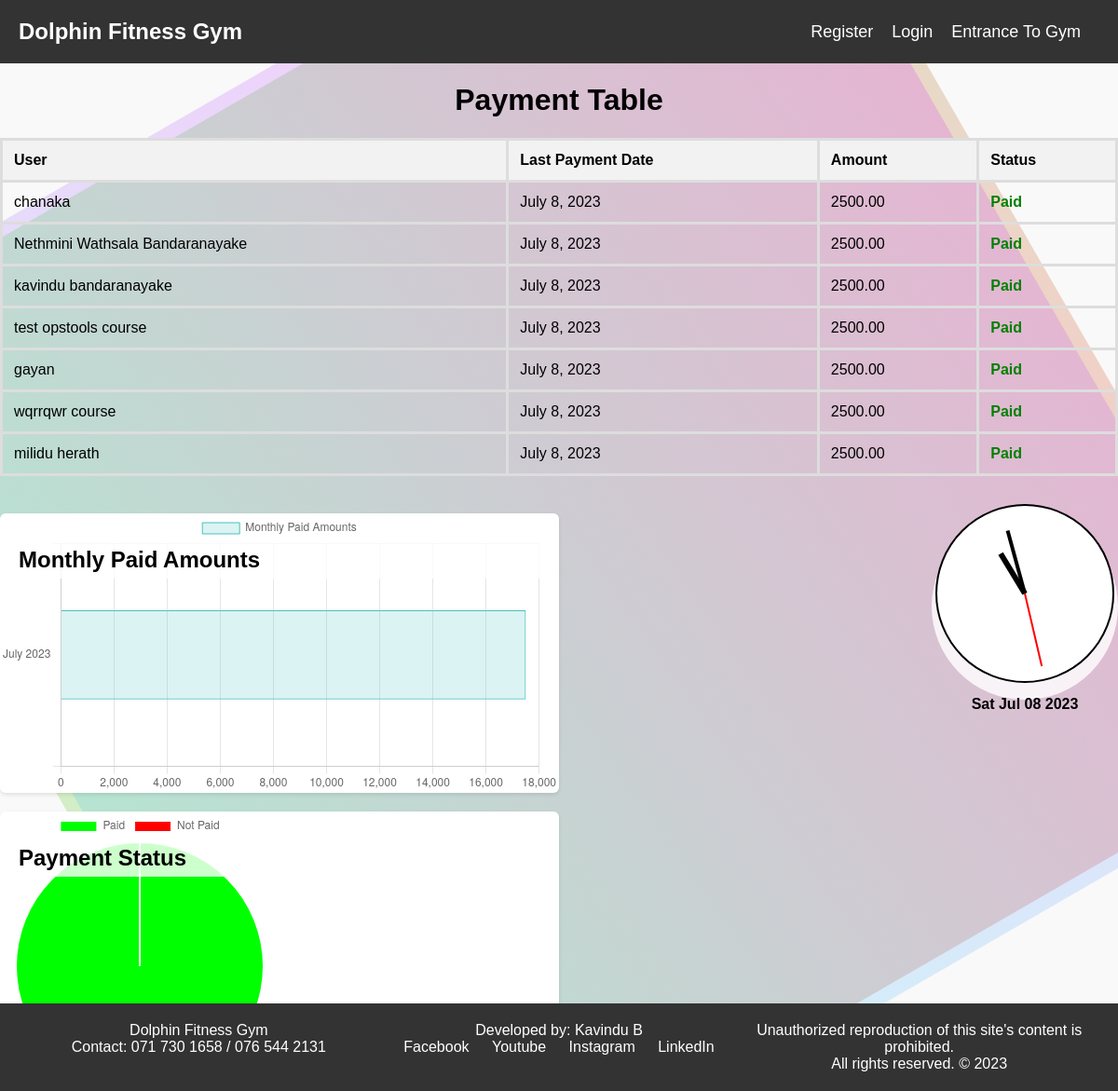
The app's page /payment_table/ with its own data.
### staff_auth_app/authentication/models.py (models this page shows, shortened)
class Payment(models.Model):
    user = models.ForeignKey(CustomUser, on_delete=models.CASCADE, to_field='username')
    payment_date = models.DateField()
    amount = models.DecimalField(max_digits=8, decimal_places=2)

class CustomUser(AbstractUser):
    name = models.CharField(max_length=255)
    birthday = models.DateField()
    username = models.CharField(max_length=255, unique=True)
    phone_number = models.CharField(max_length=20, blank=True, null=True)  # Added phone_number field
    groups = models.ManyToManyField(Group, related_name='customuser_set')
    user_permissions = models.ManyToManyField(Permission, related_name='customuser_set')

### staff_auth_app/authentication/views.py (the view)
# urls.py: path('payment_table/', views.payment_table, name='payment_table'),
def payment_table(request):
    payments = Payment.objects.select_related('user')
    current_date = date.today()
    start_date = current_date.replace(day=1)
    monthly_paid_amounts = []
    notPaid =0
    paid =0
    for payment in payments:
        if payment.payment_date < current_date - timedelta(days=30):
            payment.status = 'Not Paid'
            notPaid += 1
        else:
            payment.status = 'Paid'
            paid += 1
    monthly_paid_amounts = (
        Payment.objects
        .filter(payment_date__lte=current_date)  # Filter payments on or before current date
        .annotate(month=TruncMonth('payment_date'))  # Extract month from payment date
        .values('month')
        .annotate(total_amount=Sum('amount'))  # Calculate total amount for each month
        .order_by('month')
    )
    return render(request, 'payment_table.html', {'payments': payments,'notPaid':notPaid,'paid':paid,'monthly_paid_amounts': monthly_paid_amounts})

### staff_auth_app/authentication/templates/payment_table.html (shortened to what this page needs)
{% extends 'base.html' %}
{% load static %}
{% block content %}
<head>
</head>
<body>
    <h1>Payment Table</h1>
    <table>
        <thead>
            <tr>
                <th>User</th>
                <th>Last Payment Date</th>
                <th>Amount</th>
                <th>Status</th>
            </tr>
        </thead>
        <tbody>
            {% for payment in payments %}
                <tr>
                    <td>{{ payment.user.name }}</td>
                    <td>{{ payment.payment_date }}</td>
                    <td>{{ payment.amount }}</td>
                    <td class="{% if payment.status == 'Paid' %}paid{% else %}not-paid{% endif %}">
                        {% if payment.status == 'Paid' %}
                            Paid
                        {% else %}
                            Not Paid
                        {% endif %}
                    </td>
                </tr>
            {% endfor %}
        </tbody>
    </table>
    <div class="charts-container">
        <div class="chart-container">
            <h2 class="chart-name">Monthly Paid Amounts</h2>
            <canvas id="monthly-paid-chart"></canvas>
        </div>
        <div id="clock-widget">
            <canvas id="clock-canvas" width="200" height="200"></canvas>
            <div id="current-date"></div>
          </div>
        <div class="chart-container">
            <h2 class="chart-name">Payment Status</h2>
            <canvas id="payment-chart"></canvas>
        </div>
    </div>
    <script>
        // Monthly Paid Amounts Chart
        var monthlyPaidCtx = document.getElementById('monthly-paid-chart').getContext('2d');
        var monthlyPaidLabels = [];
        var monthlyPaidAmounts = [];
        {% for month_paid in monthly_paid_amounts %}
            monthlyPaidLabels.push('{{ month_paid.month|date:"F Y" }}');
            monthlyPaidAmounts.push('{{ month_paid.total_amount }}');
        {% endfor %}
        var monthlyPaidChart = new Chart(monthlyPaidCtx, {
            type: 'bar',
            data: {
                labels: monthlyPaidLabels,
                datasets: [{
                    label: 'Monthly Paid Amounts',
                    data: monthlyPaidAmounts,
                    backgroundColor: 'rgba(75, 192, 192, 0.2)',
                    borderColor: 'rgba(75, 192, 192, 1)',
                    borderWidth: 1
                }]
            },
            options: {
                scales: {
                    y: {
                        beginAtZero: true
                    }
                },
                indexAxis: 'y',
                barPercentage: 0.5,
                categoryPercentage: 0.8
            }
        });
        // Payment Status Pie Chart
        var paymentCtx = document.getElementById('payment-chart').getContext('2d');
        var paidCount = {{ paid }};
        var notPaidCount = {{ notPaid }};
        var paymentChart = new Chart(paymentCtx, {
            type: 'pie',
            data: {
                labels: ['Paid', 'Not Paid'],
                datasets: [{
                    data: [paidCount, notPaidCount],
                    backgroundColor: ['#00ff00', '#ff0000']
                }]
            },
            options: {
                responsive: true
            }
        });
    </script>
<script>
    function drawClock() {
      var canvas = document.getElementById('clock-canvas');
      var context = canvas.getContext('2d');
      var radius = canvas.width / 2;
      // Clear canvas
      context.clearRect(0, 0, canvas.width, canvas.height);
      // Draw clock face
      context.beginPath();
      context.arc(radius, radius, radius - 5, 0, 2 * Math.PI);
      context.fillStyle = 'white';
      context.fill();
      context.lineWidth = 2;
      context.strokeStyle = 'black';
      context.stroke();
      // Draw hour hand
      var now = new Date();
      var hour = now.getHours() % 12;
      var minute = now.getMinutes();
      var second = now.getSeconds();
      var hourAngle = (hour + minute / 60 + second / 3600) * (2 * Math.PI / 12) - Math.PI / 2;
      drawHand(context, radius * 0.5, hourAngle, 6, 'black');
      // Draw minute hand
      var minuteAngle = (minute + second / 60) * (2 * Math.PI / 60) - Math.PI / 2;
      drawHand(context, radius * 0.7, minuteAngle, 4, 'black');
      // Draw second hand
      var secondAngle = (second + now.getMilliseconds() / 1000) * (2 * Math.PI / 60) - Math.PI / 2;
      drawHand(context, radius * 0.8, secondAngle, 2, 'red');
        // Update current date
      var currentDateElement = document.getElementById('current-date');
      var currentDate = now.toDateString();
      currentDateElement.textContent = currentDate;
      // Update clock every 100 milliseconds
      setTimeout(drawClock, 100);
    }
    function drawHand(context, length, angle, width, color) {
      context.beginPath();
      context.lineWidth = width;
      context.strokeStyle = color;
      context.moveTo(context.canvas.width / 2, context.canvas.height / 2);
      context.lineTo(
        context.canvas.width / 2 + length * Math.cos(angle),
        context.canvas.height / 2 + length * Math.sin(angle)
      );
      context.stroke();
    }
    // Call the drawClock function to start drawing the clock
    drawClock();
  </script>
</body>
{% endblock %}

### staff_auth_app/authentication/templates/base.html (style rules this page uses)
* { box-sizing: border-box; }
body { font-family: Arial, sans-serif; margin: 0; padding: 0; background-color: #f9f9f9; }
html, body { display: flex; flex-direction: column; min-height: 100vh; }

### staff_auth_app/authentication/templates/payment_table.html (style rules this page uses)
* { box-sizing: border-box; }
body:before, body:after, body::before, body::after { content: ""; position: fixed; top: 0; left: 0; width: 100%; height: 100%; z-index: -1; pointer-events: none; }
body:before { background: linear-gradient(to bottom right, rgba(255, 255, 255, 0.2), rgba(0, 0, 0, 0.2)); }
body:after { background: linear-gradient(to bottom right, rgba(0, 0, 0, 0.2), rgba(255, 255, 255, 0.2)); transform: rotate(45deg); }
body::before { background: linear-gradient(to top left, rgba(255, 0, 0, 0.2), rgba(0, 255, 0, 0.2)); transform: rotate(-30deg); }
body::after { background: linear-gradient(to top left, rgba(0, 255, 255, 0.2), rgba(255, 0, 255, 0.2)); transform: rotate(60deg); }
h1 { text-align: center; }
table { width: 100%; border-collapse: collapse; margin-top: 20px; border: 1px solid #ddd; }
th, td { border: 3px solid #ddd; padding: 12px; text-align: left; }
th { background-color: #f2f2f2; }
.chart-container { margin-top: 20px; width: 100%; max-width: 600px; height: 300px; background-color: #fff; border-radius: 6px; box-shadow: 0 2px 4px rgba(0, 0, 0, 0.1); position: relative; }
.chart-name { position: absolute; top: 10px; left: 10px; font-weight: bold; z-index: 1; background-color: rgba(255, 255, 255, 0.8); padding: 6px 10px; border-radius: 6px; width: calc(100% - 20px); text-overflow: ellipsis; white-space: nowrap; overflow: hidden; }
.paid { color: green; font-weight: bold; }
.charts-container { display: flex; justify-content: space-between; align-items: flex-start; flex-wrap: wrap; margin-top: 20px; }
#clock-widget { display: flex; flex-direction: column; align-items: center; justify-content: center; margin-top: 20px; width: 200px; height: 200px; background-color: rgba(255, 255, 255, 0.8); border-radius: 50%; box-shadow: none; }
#current-date { margin-top: 10px; font-size: 16px; font-weight: bold; text-align: center; }

### records on screen
Payment: user.name "chanaka", payment_date "July 8, 2023", amount "2500.00", shows "Paid"
Payment: user.name "Nethmini Wathsala Bandaranayake", payment_date "July 8, 2023", amount "2500.00", shows "Paid"
Payment: user.name "kavindu bandaranayake", payment_date "July 8, 2023", amount "2500.00", shows "Paid"
Payment: user.name "test opstools course", payment_date "July 8, 2023", amount "2500.00", shows "Paid"
Payment: user.name "gayan", payment_date "July 8, 2023", amount "2500.00", shows "Paid"
Payment: user.name "wqrrqwr course", payment_date "July 8, 2023", amount "2500.00", shows "Paid"
Payment: user.name "milidu herath", payment_date "July 8, 2023", amount "2500.00", shows "Paid"

### other values on screen
chart data {{ month_paid.total_amount }} 17500
chart data {{ notPaid }} 0
